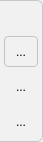
<?xml version="1.0" encoding="UTF-8"?>
<ui version="4.0">
 <class>Menu</class>
 <widget class="QFrame" name="Menu">
  <property name="geometry">
   <rect>
    <x>0</x>
    <y>0</y>
    <width>43</width>
    <height>142</height>
   </rect>
  </property>
  <property name="sizePolicy">
   <sizepolicy hsizetype="Preferred" vsizetype="Expanding">
    <horstretch>0</horstretch>
    <verstretch>0</verstretch>
   </sizepolicy>
  </property>
  <property name="windowTitle">
   <string>Form</string>
  </property>
  <property name="styleSheet">
   <string notr="true">QFrame#Menu{
	border-width:4px;
	background-color: rgb(241, 241, 241);
	border: 1px solid ;
	border-color: rgb(196, 199, 199);
	border-top-right-radius: 6px;
	border-bottom-right-radius: 6px;
	border-left-width: 0px;
}
QToolButton{
	background-color: rgb(241, 241, 241);
	border: 1px solid rgb(0, 0, 0, 0);
	border-radius: 	4px;
	qproperty-iconSize: 24px
} 
QToolButton:checked{
	border: 1px solid rgb(196, 196, 196);
}
QToolButton:hover{
	background-color: rgb(229, 229, 229);
}
QToolButton:hover:checked{
	border: 1px solid rgb(196, 196, 196);
}

QToolButton:pressed{
	background-color: rgba(120, 120, 120, 50);
} 
</string>
  </property>
  <layout class="QVBoxLayout" name="verticalLayout">
   <property name="spacing">
    <number>4</number>
   </property>
   <property name="leftMargin">
    <number>4</number>
   </property>
   <property name="topMargin">
    <number>4</number>
   </property>
   <property name="rightMargin">
    <number>4</number>
   </property>
   <property name="bottomMargin">
    <number>4</number>
   </property>
   <item>
    <spacer name="verticalSpacer">
     <property name="orientation">
      <enum>Qt::Vertical</enum>
     </property>
     <property name="sizeType">
      <enum>QSizePolicy::Fixed</enum>
     </property>
     <property name="sizeHint" stdset="0">
      <size>
       <width>23</width>
       <height>31</height>
      </size>
     </property>
    </spacer>
   </item>
   <item>
    <widget class="QToolButton" name="connectionSwitch">
     <property name="sizePolicy">
      <sizepolicy hsizetype="Expanding" vsizetype="Expanding">
       <horstretch>0</horstretch>
       <verstretch>0</verstretch>
      </sizepolicy>
     </property>
     <property name="toolTip">
      <string>Connect equal values</string>
     </property>
     <property name="text">
      <string>...</string>
     </property>
     <property name="icon">
      <iconset resource="../resource/icons.qrc">
       <normaloff>:/Button/dash_rect.png</normaloff>:/Button/dash_rect.png</iconset>
     </property>
     <property name="checkable">
      <bool>true</bool>
     </property>
     <property name="checked">
      <bool>true</bool>
     </property>
     <property name="autoRaise">
      <bool>true</bool>
     </property>
    </widget>
   </item>
   <item>
    <widget class="QToolButton" name="pasteButton">
     <property name="sizePolicy">
      <sizepolicy hsizetype="Expanding" vsizetype="Expanding">
       <horstretch>0</horstretch>
       <verstretch>0</verstretch>
      </sizepolicy>
     </property>
     <property name="toolTip">
      <string>Copy history to clipboard</string>
     </property>
     <property name="text">
      <string>...</string>
     </property>
     <property name="icon">
      <iconset resource="../resource/icons.qrc">
       <normaloff>:/Button/paste.png</normaloff>:/Button/paste.png</iconset>
     </property>
    </widget>
   </item>
   <item>
    <widget class="QToolButton" name="clearButton">
     <property name="sizePolicy">
      <sizepolicy hsizetype="Expanding" vsizetype="Expanding">
       <horstretch>0</horstretch>
       <verstretch>0</verstretch>
      </sizepolicy>
     </property>
     <property name="toolTip">
      <string>Clear all history</string>
     </property>
     <property name="text">
      <string>...</string>
     </property>
     <property name="icon">
      <iconset resource="../resource/icons.qrc">
       <normaloff>:/Button/red_cross.png</normaloff>:/Button/red_cross.png</iconset>
     </property>
     <property name="checkable">
      <bool>false</bool>
     </property>
     <property name="checked">
      <bool>false</bool>
     </property>
     <property name="autoRaise">
      <bool>false</bool>
     </property>
    </widget>
   </item>
  </layout>
 </widget>
 <resources>
  <include location="../resource/icons.qrc"/>
 </resources>
 <connections/>
</ui>
